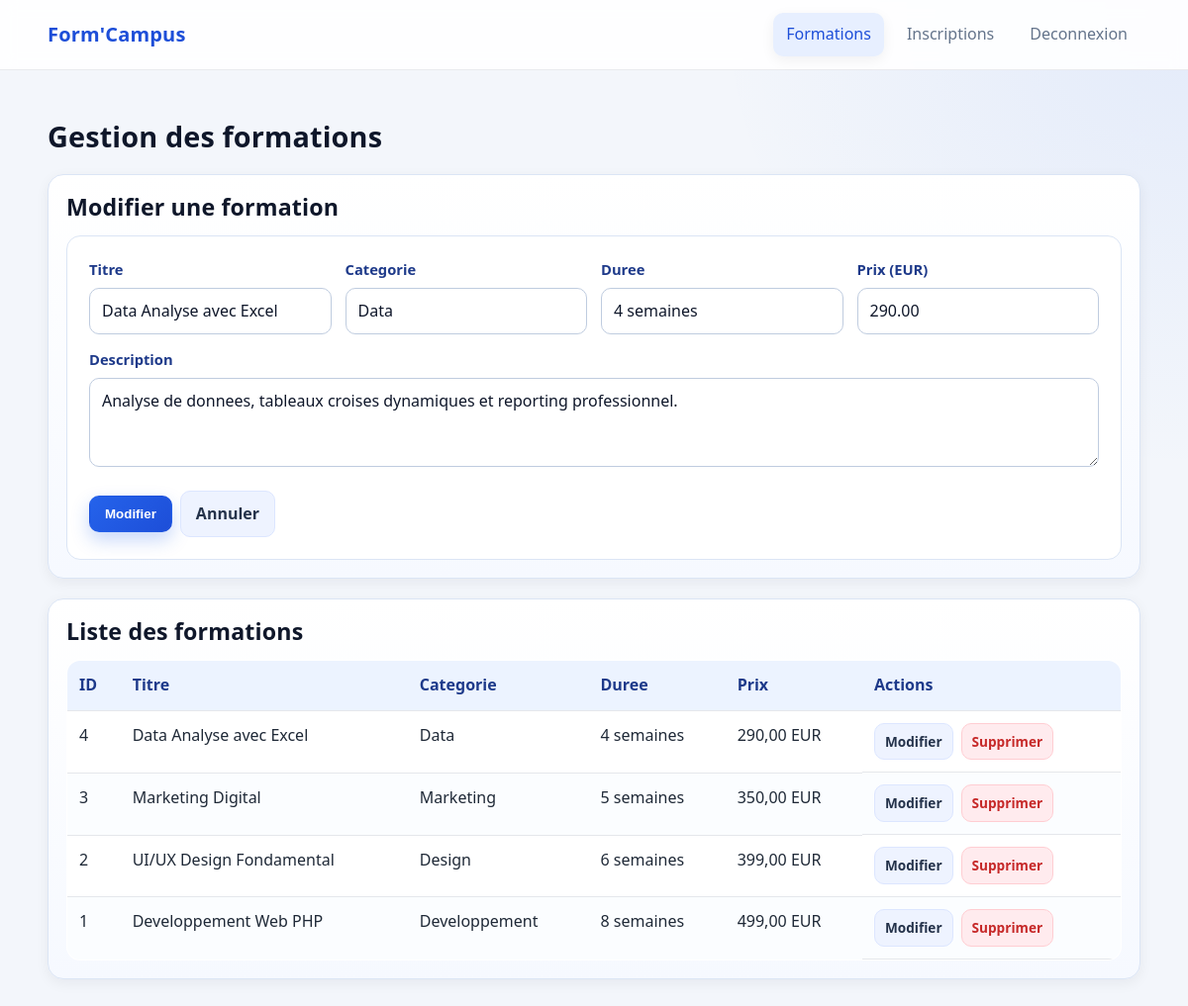
Screenshot of /admin_formations.php?edit=4 (signed in) with the database file from the repository.
### tables this page shows
CREATE TABLE IF NOT EXISTS formations (
  id INT UNSIGNED AUTO_INCREMENT PRIMARY KEY,
  titre VARCHAR(150) NOT NULL,
  categorie VARCHAR(100) NOT NULL,
  description TEXT NOT NULL,
  duree VARCHAR(50) NOT NULL,
  prix DECIMAL(10,2) NOT NULL
);

### admin_formations.php (the view, shortened to what this page needs)
<?php
require_once __DIR__ . '/connexion.php';
$editFormation = null;
if (isset($_GET['edit']) && ctype_digit($_GET['edit'])) {
    $editStmt = $pdo->prepare("SELECT id, titre, categorie, description, duree, prix FROM formations WHERE id = :id");
    $editStmt->execute(['id' => (int) $_GET['edit']]);
    $editFormation = $editStmt->fetch();
}
$formationsStmt = $pdo->query("SELECT id, titre, categorie, description, duree, prix FROM formations ORDER BY id DESC");
$formations = $formationsStmt->fetchAll();
?>
<!DOCTYPE html>
<html lang="fr">
<head>
  <link rel="stylesheet" href="style.css">
</head>
<body class="admin-page">
  <header>
    <div class="container navbar">
      <a class="brand" href="index.php">Form'Campus</a>
      <nav class="menu">
        <a href="admin_formations.php" class="active">Formations</a>
        <a href="admin_inscriptions.php">Inscriptions</a>
        <a href="logout.php">Deconnexion</a>
      </nav>
    </div>
  </header>
  <main>
    <div class="container">
      <h1>Gestion des formations</h1>
      <section class="admin-section">
      <h2><?php echo $editFormation ? 'Modifier une formation' : 'Ajouter une formation'; ?></h2>
      <form method="post" action="admin_formations.php">
        <div class="form-grid">
          <div>
            <label for="titre">Titre</label>
            <input type="text" id="titre" name="titre" required value="<?php echo htmlspecialchars($editFormation['titre'] ?? ''); ?>">
          </div>
          <div>
            <label for="categorie">Categorie</label>
            <input type="text" id="categorie" name="categorie" required value="<?php echo htmlspecialchars($editFormation['categorie'] ?? ''); ?>">
          </div>
          <div>
            <label for="duree">Duree</label>
            <input type="text" id="duree" name="duree" required value="<?php echo htmlspecialchars($editFormation['duree'] ?? ''); ?>">
          </div>
          <div>
            <label for="prix">Prix (EUR)</label>
            <input type="number" step="0.01" min="0" id="prix" name="prix" required value="<?php echo htmlspecialchars((string) ($editFormation['prix'] ?? '')); ?>">
          </div>
        </div>
        <div class="field-spacer">
          <label for="description">Description</label>
          <textarea id="description" name="description" required><?php echo htmlspecialchars($editFormation['description'] ?? ''); ?></textarea>
        </div>
        <div class="actions field-actions">
          <button type="submit" class="btn btn-primary"><?php echo $editFormation ? 'Modifier' : 'Ajouter'; ?></button>
          <?php if ($editFormation): ?>
            <a href="admin_formations.php" class="btn btn-secondary">Annuler</a>
          <?php endif; ?>
        </div>
      </form>
      </section>
      <section class="admin-section">
      <h2>Liste des formations</h2>
      <table class="admin-table">
        <thead>
          <tr>
            <th>ID</th>
            <th>Titre</th>
            <th>Categorie</th>
            <th>Duree</th>
            <th>Prix</th>
            <th>Actions</th>
          </tr>
        </thead>
        <tbody>
          <?php if (empty($formations)): ?>
            <tr><td colspan="6">Aucune formation enregistree.</td></tr>
          <?php else: ?>
            <?php foreach ($formations as $formation): ?>
              <tr>
                <td><?php echo (int) $formation['id']; ?></td>
                <td><?php echo htmlspecialchars($formation['titre']); ?></td>
                <td><?php echo htmlspecialchars($formation['categorie']); ?></td>
                <td><?php echo htmlspecialchars($formation['duree']); ?></td>
                <td><?php echo number_format((float) $formation['prix'], 2, ',', ' '); ?> EUR</td>
                <td class="actions">
                  <a class="btn btn-secondary btn-small" href="admin_formations.php?edit=<?php echo (int) $formation['id']; ?>">Modifier</a>
                  <a class="btn btn-danger btn-small" href="admin_formations.php?delete=<?php echo (int) $formation['id']; ?>" onclick="return confirm('Supprimer cette formation ?');">Supprimer</a>
                </td>
              </tr>
            <?php endforeach; ?>
          <?php endif; ?>
        </tbody>
      </table>
      </section>
    </div>
  </main>
</body>
</html>

### style.css (style rules this page uses)
:root { --bg: #f3f6fb; --surface: #ffffff; --surface-soft: #f8fbff; --primary: #2563eb; --primary-dark: #1d4ed8; --text: #0f172a; --muted: #64748b; --danger: #c62828; --success: #1b8a4a; --border: #e5e7eb; --shadow: 0 14px 34px rgba(15, 23, 42, 0.09); --shadow-soft: 0 4px 14px rgba(15, 23, 42, 0.06); --radius: 14px; --radius-sm: 10px; --max-content: 1120px; }
* { box-sizing: border-box; }
body { margin: 0; font-family: "Segoe UI", Roboto, Arial, sans-serif; color: var(--text); background: radial-gradient(circle at top right, rgba(37, 99, 235, 0.08), transparent 30%), var(--bg); line-height: 1.6; text-rendering: optimizeLegibility; -webkit-font-smoothing: antialiased; }
a { color: inherit; text-decoration: none; }
.container { width: min(var(--max-content), 92%); margin: 0 auto; }
h1, h2, h3 { line-height: 1.25; letter-spacing: 0.15px; }
h1 { font-size: clamp(1.5rem, 2.4vw, 2rem); }
h2 { font-size: clamp(1.2rem, 2vw, 1.45rem); }
header { background: rgba(255, 255, 255, 0.9); backdrop-filter: blur(8px); border-bottom: 1px solid rgba(229, 231, 235, 0.85); position: sticky; top: 0; z-index: 20; }
.navbar { min-height: 70px; display: flex; align-items: center; justify-content: space-between; gap: 12px; }
.brand { font-size: 1.25rem; font-weight: 700; color: var(--primary-dark); letter-spacing: 0.2px; }
.menu { display: flex; align-items: center; gap: 10px; flex-wrap: wrap; }
.menu a { padding: 9px 13px; border-radius: 10px; color: var(--muted); transition: all 0.2s ease; }
.menu a:hover, .menu a.active { color: var(--primary-dark); background: #e7efff; box-shadow: var(--shadow-soft); }
main { padding: 30px 0 50px; }
.admin-page .container > h1 { margin-bottom: 12px; }
.admin-section { margin-top: 20px; background: linear-gradient(180deg, #ffffff, #f6f9ff); border: 1px solid #dbe5f5; border-radius: calc(var(--radius) + 2px); padding: 18px; box-shadow: var(--shadow-soft); }
.admin-section h2 { margin: 0 0 14px; }
.admin-page form { background: #ffffff; border-color: #dbe5f5; box-shadow: none; }
.field-spacer { margin-top: 14px; }
.field-actions { margin-top: 16px; }
.admin-page label { color: #1e3a8a; font-size: 0.92rem; }
.admin-page input, .admin-page select, .admin-page textarea { background: #ffffff; color: #0f172a; border: 1px solid #bfccdf; }
.admin-page input::placeholder, .admin-page textarea::placeholder { color: #94a3b8; }
.admin-table { box-shadow: none; margin-top: 10px; }
.admin-table th { background: #ecf3ff; color: #1e3a8a; }
.admin-table td { color: #1f2937; }
.btn { display: inline-flex; align-items: center; justify-content: center; gap: 8px; border: 1px solid transparent; border-radius: var(--radius-sm); padding: 10px 15px; font-weight: 600; cursor: pointer; transition: all 0.2s ease; }
.btn-primary { background: linear-gradient(135deg, var(--primary), var(--primary-dark)); color: #fff; box-shadow: 0 8px 18px rgba(37, 99, 235, 0.25); }
.btn-secondary { background: #eef3ff; color: #24324a; border-color: #dce6ff; }
.btn-danger { background: #ffebee; color: var(--danger); border-color: #ffcdd2; }
.btn-small { padding: 7px 10px; font-size: 0.85rem; }
form { background: linear-gradient(180deg, #ffffff, var(--surface-soft)); border: 1px solid var(--border); border-radius: var(--radius); padding: 22px; box-shadow: var(--shadow); }
.form-grid { display: grid; grid-template-columns: repeat(auto-fit, minmax(220px, 1fr)); gap: 14px; }
label { display: block; margin-bottom: 6px; font-weight: 600; }
input, select, textarea { width: 100%; padding: 10px 12px; border-radius: var(--radius-sm); border: 1px solid #d1d5db; font: inherit; background: #fff; transition: border-color 0.2s ease, box-shadow 0.2s ease; }
textarea { resize: vertical; min-height: 90px; }
table { width: 100%; border-collapse: collapse; background: var(--surface); border: 1px solid var(--border); border-radius: var(--radius); overflow: hidden; box-shadow: var(--shadow); }
th, td { text-align: left; border-bottom: 1px solid var(--border); padding: 12px; vertical-align: top; }
th { background: #f2f6fd; color: #1e3a8a; }
tbody tr:nth-child(even) { background: #fbfdff; }
.actions { display: flex; gap: 8px; flex-wrap: wrap; align-items: center; }

### rows the page displays
formations: titre "Data Analyse avec Excel", categorie "Data", duree "4 semaines", prix "290.00", description "Analyse de donnees, tableaux croises dynamiques et reporting professionnel.", id "4", prix "290,00"
formations: id "3", titre "Marketing Digital", categorie "Marketing", duree "5 semaines", prix "350,00"
formations: id "2", titre "UI/UX Design Fondamental", categorie "Design", duree "6 semaines", prix "399,00"
formations: id "1", titre "Developpement Web PHP", categorie "Developpement", duree "8 semaines", prix "499,00"
